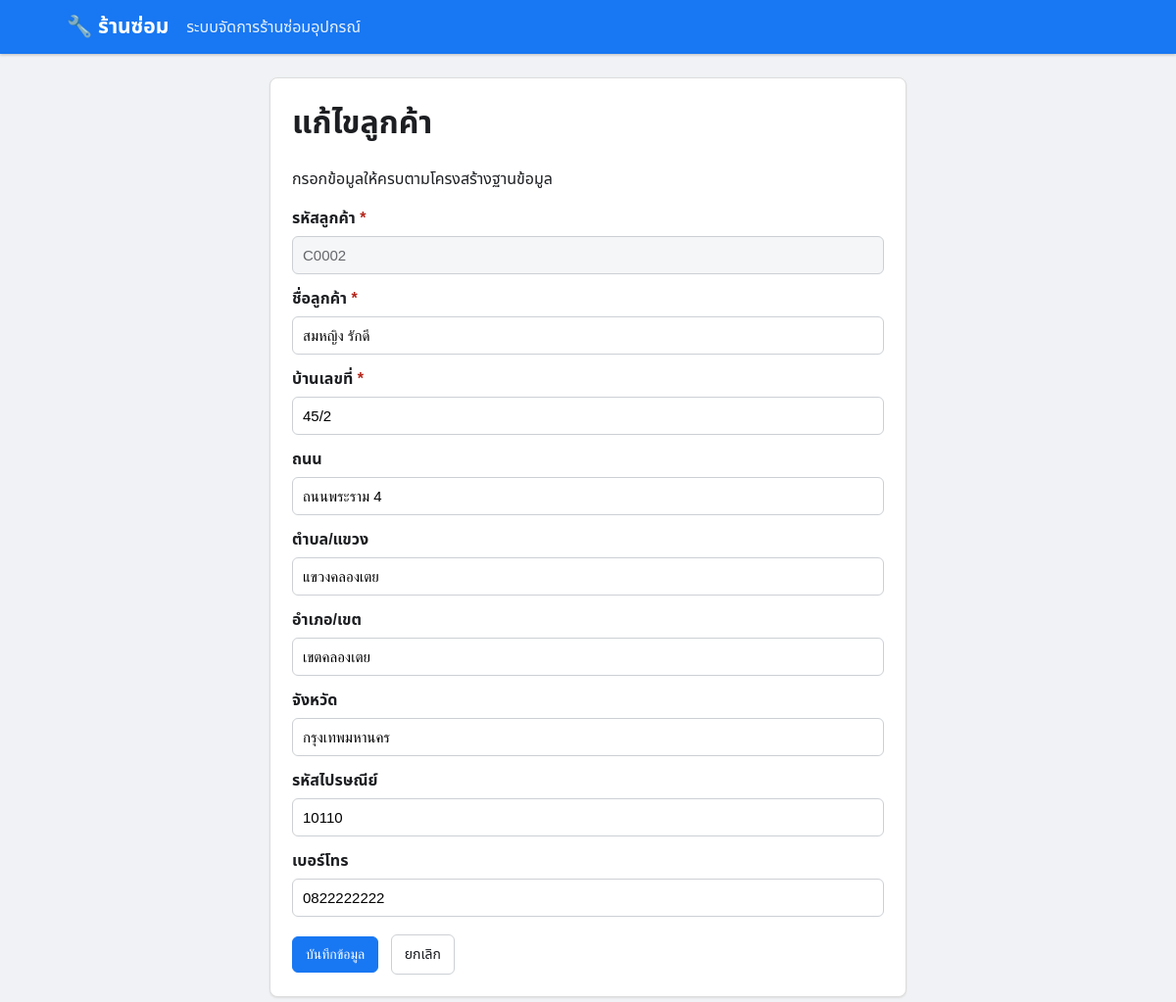
/edit/CUSTOMER/C0002, run on the app's committed database.
### tables this page shows
CREATE TABLE CUSTOMER (
 CUSTOMER_ID CHAR(5) PRIMARY KEY,
 CUS_NAME VARCHAR(100) NOT NULL,
 CUS_HOUSE_NO VARCHAR(20) NOT NULL,
 CUS_STREET VARCHAR(100),
 CUS_SUBDISTRICT VARCHAR(100),
 CUS_DISTRICT VARCHAR(100),
 CUS_PROVINCE VARCHAR(100),
 CUS_POSTCODE VARCHAR(10),
 CUS_PHONE VARCHAR(20)
);

### app.py (the view, shortened to what this page needs)
@app.route("/edit/<table>/<path:pk_vals>", methods=["GET", "POST"])
def edit(table, pk_vals):
    if table not in FORMS: return "ไม่พบแบบฟอร์ม", 404
    fields = FORMS[table]
    pks = PRIMARY_KEYS.get(table, [])
    pk_list = pk_vals.split("/")
    if len(pk_list) != len(pks):
        return "รหัสไม่ถูกต้อง", 400
    where_clause = " AND ".join(f"{pk}=?" for pk in pks)
    con = db()
    row = con.execute(f"SELECT * FROM {table} WHERE {where_clause}", pk_list).fetchone()
    con.close()
    if not row: return "ไม่พบข้อมูล", 404
    return render_template("form.html", table=table, title=TABLES[table][0],
                           fields=fields, mode="edit", row=row, pks=PRIMARY_KEYS.get(table, []))

### app.py (called while the page is built)
def db():
    con = sqlite3.connect(DB)
    con.row_factory = sqlite3.Row
    con.execute("PRAGMA foreign_keys = ON")
    return con

### templates/form.html (shortened to what this page needs)
{% extends "base.html" %}{% block content %}
<div class="formbox">
  <h1>{% if mode == 'edit' %}แก้ไข{% else %}เพิ่ม{% endif %}{{ title }}</h1>
  <p>กรอกข้อมูลให้ครบตามโครงสร้างฐานข้อมูล</p>
  <form method="post">
    {% for key, label, required, ftype, options in fields %}
    <label>
      {{ label }}{% if required %} <span class="req">*</span>{% endif %}
      {% if ftype == 'date' %}
        <input name="{{ key }}" type="date" {% if required %}required{% endif %} value="{{ row[key] if row and row[key] else '' }}">
      {% elif ftype == 'decimal' %}
        <input name="{{ key }}" type="number" step="0.01" {% if required %}required{% endif %} value="{{ row[key] if row and row[key] else '' }}">
      {% elif ftype == 'number' %}
        <input name="{{ key }}" type="number" min="0" {% if required %}required{% endif %} value="{{ row[key] if row and row[key] else '' }}">
      {% else %}
        <input name="{{ key }}" type="text" {% if required %}required{% endif %} value="{{ row[key] if row and row[key] else '' }}" {% if mode == 'edit' and key in pks %}readonly{% endif %}>
      {% endif %}
    </label>
    {% endfor %}
    <div class="form-actions">
      <button class="btn primary" type="submit">บันทึกข้อมูล</button>
      <a class="btn" href="{{ url_for('table_view', table=table) }}">ยกเลิก</a>
    </div>
  </form>
</div>
{% endblock %}

### static/style.css (style rules this page uses)
* { box-sizing: border-box; }
body { margin: 0; background: #f0f2f5; color: #1c1e21; font-family: Arial, "Noto Sans Thai", sans-serif; }
.hero, .card, .formbox, .tablewrap { background: white; border: 1px solid #ddd; border-radius: 8px; box-shadow: 0 1px 2px #ddd; }
.btn { display: inline-block; padding: 9px 13px; border-radius: 6px; border: 1px solid #ccd0d5; background: #fff; color: #1c1e21; text-decoration: none; margin-left: 6px; cursor: pointer; font-size: 14px; }
.btn.primary { background: #1877f2; color: white; border-color: #1877f2; }
.formbox { max-width: 650px; margin: auto; padding: 22px; }
.formbox h1 { margin-top: 0; }
label { display: block; font-weight: 600; margin: 13px 0; }
.req { color: #b42318; }
input, select { display: block; width: 100%; margin-top: 6px; padding: 10px; border: 1px solid #ccd0d5; border-radius: 6px; font-size: 15px; }
input[readonly] { background: #f5f6f7; color: #65676b; cursor: not-allowed; }
.form-actions { margin-top: 18px; }
.form-actions .btn { margin: 0 8px 0 0; }

### data on the page
CUSTOMER: CUSTOMER_ID "C0002" "สมหญิง รักดี" "45/2" "ถนนพระราม 4" "แขวงคลองเตย" "เขตคลองเตย" "กรุงเทพมหานคร" "10110" "0822222222"

### other printed values
{{ title }} "ลูกค้า"
{{ label }} "รหัสลูกค้า" "ชื่อลูกค้า" "บ้านเลขที่" "ถนน" "ตำบล/แขวง" "อำเภอ/เขต" "จังหวัด" "รหัสไปรษณีย์" "เบอร์โทร"
